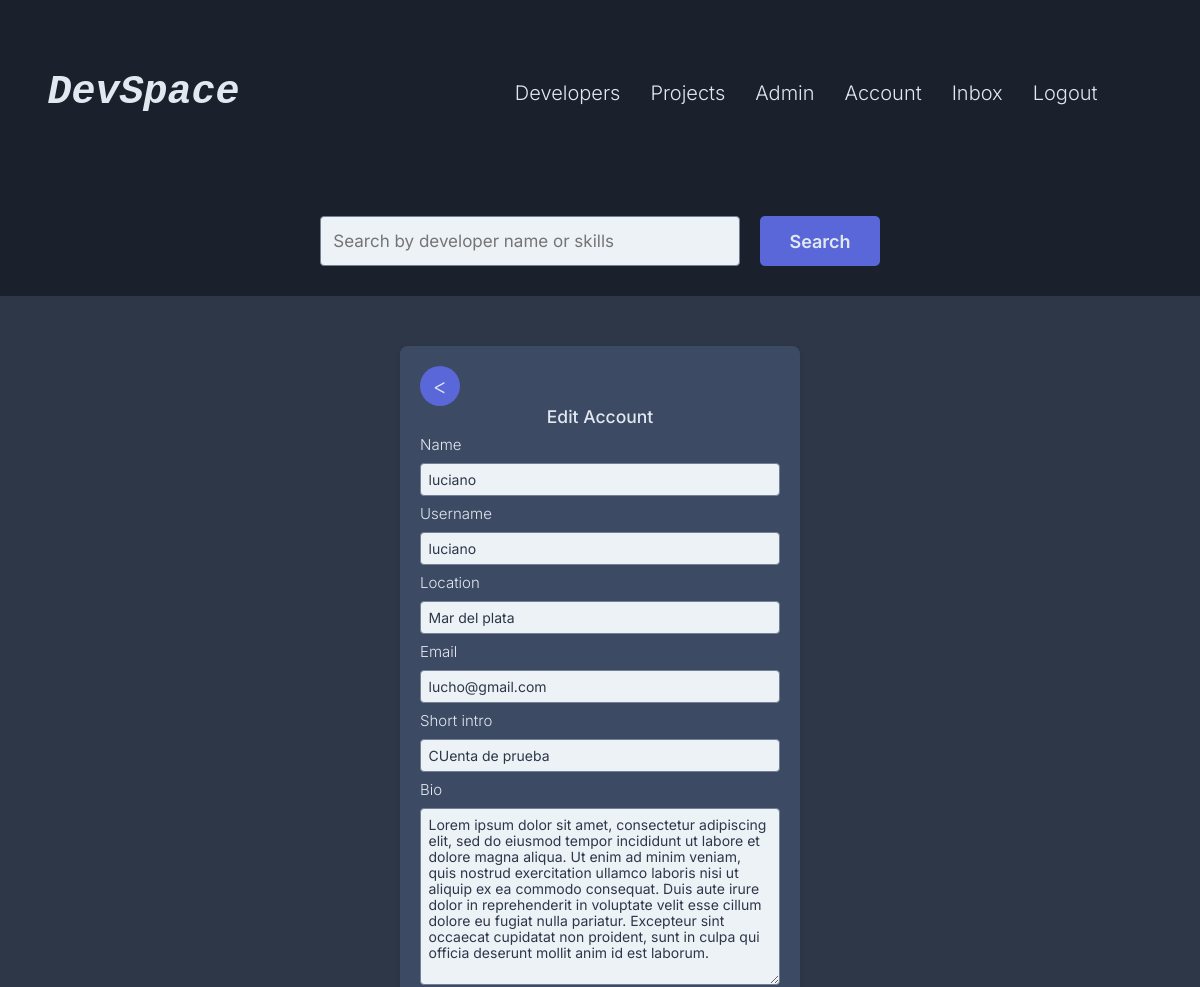
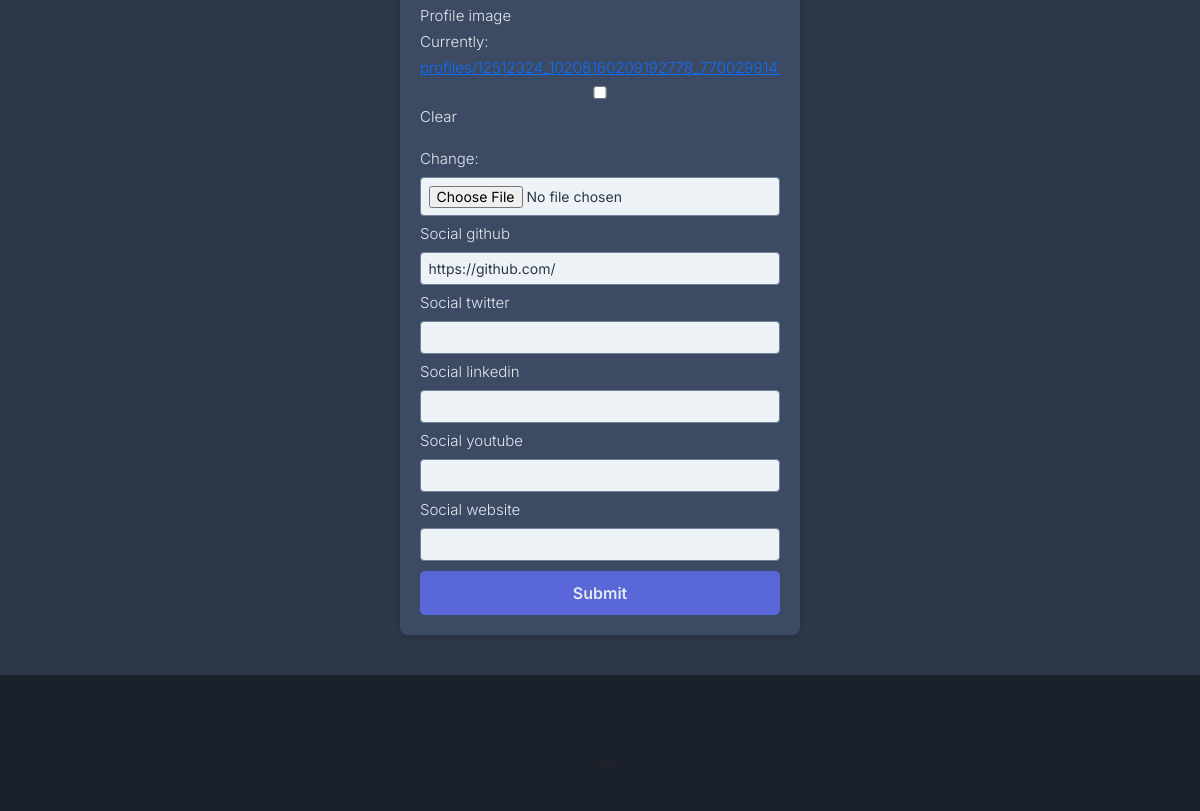
The page /edit-account/ (signed in) on the database its author committed (2 pictures, top to bottom).
### users/models.py (models this page shows, shortened)
class Profile(models.Model):
    user = models.OneToOneField(User, on_delete= models.CASCADE, null= True, blank=True)
    name = models.CharField(max_length= 200, blank= True, null=True)
    username = models.CharField(max_length=200, null=True, blank = True)
    location = models.CharField(max_length=200, null=True, blank = True)
    email = models.EmailField(max_length= 500, null = True, blank = True)
    short_intro = models.CharField(max_length=200, null=True, blank = True)
    bio = models.TextField( null=True, blank = True)
    profile_image = models.ImageField( null=True, blank = True, upload_to='profiles/', default= 'profiles/user-default.png')
    social_github = models.CharField(max_length= 200, blank= True, null=True)
    social_twitter = models.CharField(max_length= 200, blank= True, null=True)
    social_linkedin = models.CharField(max_length= 200, blank= True, null=True)
    social_youtube = models.CharField(max_length= 200, blank= True, null=True)
    social_website = models.CharField(max_length= 200, blank= True, null=True)
    created = models.DateTimeField(auto_now_add= True)
    id = models.UUIDField(default = uuid.uuid4, unique = True, primary_key= True, editable=False)

### users/views/account_views.py (the view)
# urls.py: path('edit-account/', account_views.edit_account, name='edit-account'),
@login_required(login_url='login')
def edit_account(request):
    profile = request.user.profile
    form = ProfileForm(instance = profile)
    if request.method == 'POST':
        form = ProfileForm(request.POST, request.FILES, instance = profile)
        if form.is_valid():
            form.save()
            return redirect('user-account')
    context = {'form': form}
    return render(request, 'users/profile-form.html', context)

### users/forms.py
class ProfileForm(ModelForm):
    class Meta:
        model = Profile
        fields = ['name', 'username', 'location', 'email', 'short_intro', 'bio', 'profile_image', 'social_github', 'social_twitter', 'social_linkedin', 'social_youtube', 'social_website']
    def __init__(self, *args, **kwargs):
        super().__init__(*args, **kwargs)
        for field in self.fields.values():
            field.widget.attrs.update({'class': 'form__input'})

### users/templates/users/profile-form.html (shortened to what this page needs)
{% extends 'base.html' %}
{% block content %}
{%  include 'navbar.html' %}
<main class="main ">
  <div class="container form-container">
    <a href="{{request.GET.next}}" class="go-back"><</a>
    <h1 class="form__title">Edit Account</h1>
    <form action="{% url 'edit-account' %}" method="POST" class="form" enctype="multipart/form-data">
      {% for field in form %}
      <label for="formInputtext">{{field.label}}</label>
      {{field}}
      {% endfor %}
      <input type="submit" value="Submit" class="btn">
    </form>
  </div>
</main>
{% endblock %}

### static/css/base/_variables.css (style rules this page uses)
:root { --bg-color: #2D3748; --bg-color-light: #EDF2F7; --card-bg: #3C4A63; --nav-color: #1A202C; --btn-color: #5A67D8; --accent-color: #718096; --text-main: #E2E8F0; --text-dark: #2D3748; --hover: #7f9cf5e4; --success: #38A169; --success-bg: #E6FFFA; --error: #E53E3E; --error-bg: #FFF5F5; }

### static/css/components/_button.css (style rules this page uses)
.go-back { width: 40px; height: 40px; border-radius: 50%; display: flex ; align-items: center; justify-content: center; font-size: 2.2rem; text-decoration: none; background-color: var(--btn-color); color: var(--text-main); }

### static/css/components/_utilities.css (style rules this page uses)
.container, .container-fluid { margin-top: 4rem; }

### static/css/components/_form.css (style rules this page uses)
.form-container { background-color: var(--card-bg); padding: 2rem; border-radius: 8px; max-width: 400px; width: 100%; box-shadow: 0 4px 6px rgba(0, 0, 0, 0.1); margin-bottom: 4rem; color: var(--text-main); }
.form { display: flex; flex-direction: column; gap: 1rem; }
.form__title { color: var(--text-main); font-size: 1.75rem; margin-bottom: 1rem; text-align: center; }
.form__input { padding: 0.75rem; border: 1px solid var(--accent-color); border-radius: 4px; background-color: var(--bg-color-light); color: var(--text-dark); font-size: 1.4rem; }
form a { overflow: hidden; }

### rows shown on the page
Profile: form "luciano" "luciano" "Mar del plata" "lucho@gmail.com" "CUenta de prueba" "Lorem ipsum dolor sit amet, consectetur adipiscing elit, sed do eiusmod tempor incididunt ut labore et dolore magna aliqua. Ut enim ad minim veniam, quis nostrud exercitation ullamco laboris nisi ut aliquip ex ea commodo consequat. Duis aute irure dolor in reprehenderit in voluptate velit esse cillum dolore eu fugiat nulla pariatur. Excepteur sint occaecat cupidatat non proident, sunt in culpa qui officia deserunt mollit anim id est laborum." "https://github.com/"

### other values the page prints
{{ field.label }} "Name" "Username" "Location" "Email" "Short intro" "Bio" "Profile image" "Social github" "Social twitter" "Social linkedin" "Social youtube" "Social website"
